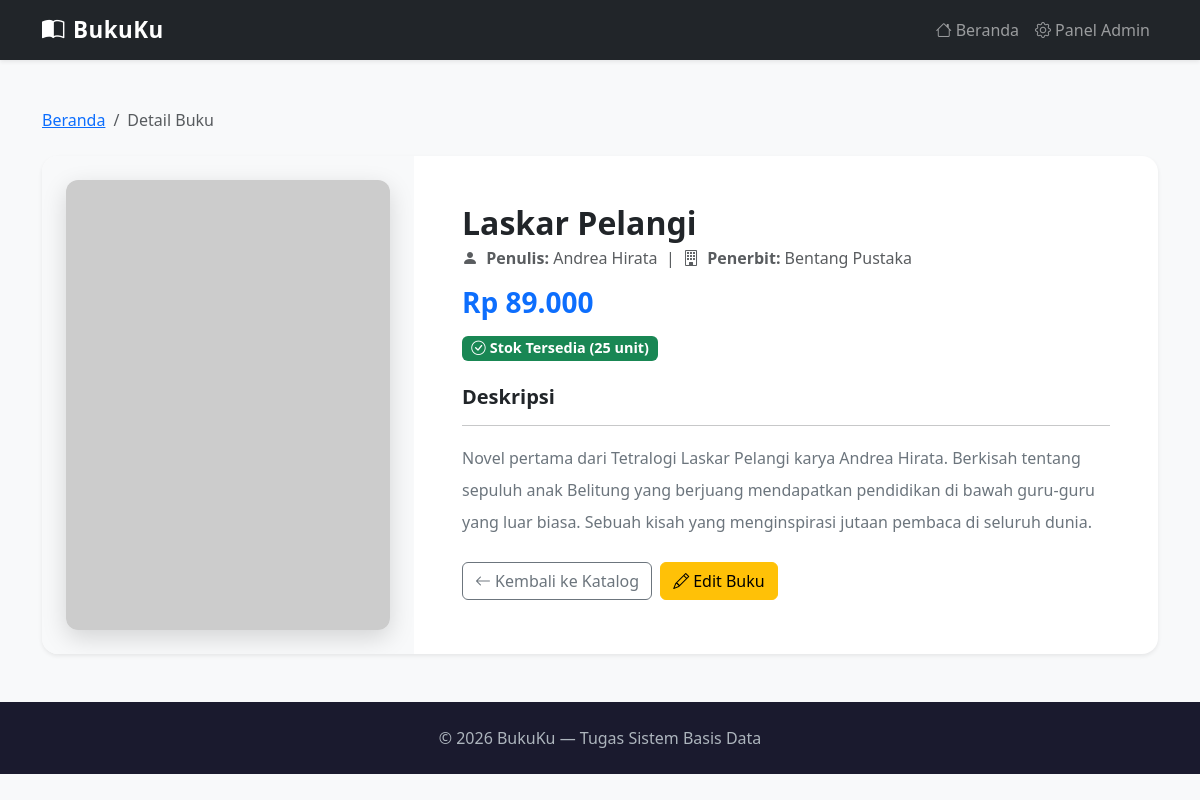
Screenshot of /detail.php?id=1 with the database file from the repository.
### tables this page shows
CREATE TABLE IF NOT EXISTS buku (
    id       INT(11)        NOT NULL AUTO_INCREMENT,
    judul    VARCHAR(150)   NOT NULL,
    penulis  VARCHAR(100)   NOT NULL,
    penerbit VARCHAR(100)   NOT NULL,
    harga    DECIMAL(12,0)  NOT NULL DEFAULT 0,
    stok     INT(11)        NOT NULL DEFAULT 0,
    deskripsi TEXT,
    cover    VARCHAR(255)   DEFAULT NULL,
    PRIMARY KEY (id)
);

### detail.php (the view, shortened to what this page needs)
<?php
require_once 'config/koneksi.php';
$id = isset($_GET['id']) ? (int) $_GET['id'] : 0;
$stmt = $koneksi->prepare("SELECT * FROM buku WHERE id = ? LIMIT 1");
$stmt->bind_param("i", $id);
$stmt->execute();
$result = $stmt->get_result();
$buku = $result->fetch_assoc();
?>
<!DOCTYPE html>
<html lang="id">
<head>
    <link href="https://cdn.jsdelivr.net/npm/bootstrap@5.3.3/dist/css/bootstrap.min.css" rel="stylesheet">
    <link href="https://cdn.jsdelivr.net/npm/bootstrap-icons@1.11.3/font/bootstrap-icons.min.css" rel="stylesheet">
    <link href="assets/css/style.css" rel="stylesheet">
</head>
<body>
    <nav class="navbar navbar-expand-lg navbar-dark bg-dark sticky-top shadow-sm">
        <div class="container">
            <a class="navbar-brand" href="index.php">
                <i class="bi bi-book-half me-2"></i>BukuKu
            </a>
            <div class="collapse navbar-collapse">
                <ul class="navbar-nav ms-auto">
                    <li class="nav-item">
                        <a class="nav-link" href="index.php"><i class="bi bi-house me-1"></i>Beranda</a>
                    </li>
                    <li class="nav-item">
                        <a class="nav-link" href="admin/index.php"><i class="bi bi-gear me-1"></i>Panel Admin</a>
                    </li>
                </ul>
            </div>
        </div>
    </nav>
    <main class="container my-5">
        <nav aria-label="breadcrumb" class="mb-4">
            <ol class="breadcrumb">
                <li class="breadcrumb-item"><a href="index.php">Beranda</a></li>
                <li class="breadcrumb-item active" aria-current="page">Detail Buku</li>
            </ol>
        </nav>
        <div class="card border-0 shadow-sm rounded-4 overflow-hidden">
            <div class="row g-0">
                <div class="col-md-4 bg-light d-flex align-items-center justify-content-center p-4">
                    <img
                        src="<?= $buku['cover'] ? htmlspecialchars($buku['cover']) : 'https://via.placeholder.com/300x420?text=No+Cover' ?>"
                        class="detail-cover img-fluid"
                        alt="Cover <?= htmlspecialchars($buku['judul']) ?>"
                        onerror="this.src='https://via.placeholder.com/300x420?text=No+Cover'"
                    >
                </div>
                <div class="col-md-8">
                    <div class="card-body p-4 p-md-5">
                        <h2 class="card-title fw-bold mb-1"><?= htmlspecialchars($buku['judul']) ?></h2>
                        <p class="text-muted mb-3">
                            <i class="bi bi-person-fill me-1"></i>
                            <strong>Penulis:</strong> <?= htmlspecialchars($buku['penulis']) ?>
                            &nbsp;|&nbsp;
                            <i class="bi bi-building me-1"></i>
                            <strong>Penerbit:</strong> <?= htmlspecialchars($buku['penerbit']) ?>
                        </p>
                        <h3 class="text-primary fw-bold mb-3">
                            Rp <?= number_format($buku['harga'], 0, ',', '.') ?>
                        </h3>
                        <div class="mb-4">
                            <?php if ($buku['stok'] > 10): ?>
                                <span class="badge bg-success badge-stok">
                                    <i class="bi bi-check-circle me-1"></i>Stok Tersedia (<?= $buku['stok'] ?> unit)
                                </span>
                            <?php elseif ($buku['stok'] > 0): ?>
                                <span class="badge bg-warning text-dark badge-stok">
                                    <i class="bi bi-exclamation-triangle me-1"></i>Stok Terbatas (<?= $buku['stok'] ?> unit)
                                </span>
                            <?php else: ?>
                                <span class="badge bg-danger badge-stok">
                                    <i class="bi bi-x-circle me-1"></i>Stok Habis
                                </span>
                            <?php endif; ?>
                        </div>
                        <h5 class="fw-bold">Deskripsi</h5>
                        <hr>
                        <p class="card-text text-secondary lh-lg">
                            <?= nl2br(htmlspecialchars($buku['deskripsi'] ?? 'Tidak ada deskripsi tersedia.')) ?>
                        </p>
                        <div class="d-flex gap-2 mt-4 flex-wrap">
                            <a href="index.php" class="btn btn-outline-secondary">
                                <i class="bi bi-arrow-left me-1"></i>Kembali ke Katalog
                            </a>
                            <a href="admin/edit.php?id=<?= $buku['id'] ?>" class="btn btn-warning">
                                <i class="bi bi-pencil me-1"></i>Edit Buku
                            </a>
                        </div>
                    </div>
                </div>
            </div>
        </div>
    </main>
    <footer class="text-center mt-auto">
        <div class="container">
            <p class="mb-0">&copy; <?= date('Y') ?> BukuKu &mdash; Tugas Sistem Basis Data</p>
        </div>
    </footer>
</body>
</html>

### assets/css/style.css (style rules this page uses)
body { background-color: #f8f9fa; font-family: 'Segoe UI', Tahoma, Geneva, Verdana, sans-serif; }
.navbar-brand { font-weight: 700; font-size: 1.4rem; letter-spacing: 0.5px; }
.detail-cover { width: 100%; max-height: 450px; object-fit: cover; border-radius: 12px; box-shadow: 0 8px 24px rgba(0,0,0,0.15); }
.badge-stok { font-size: 0.9rem; }
footer { background-color: #1a1a2e; color: #adb5bd; padding: 24px 0; }

### rows the page displays
buku: judul "Laskar Pelangi", penulis "Andrea Hirata", penerbit "Bentang Pustaka", harga "89.000", stok "25", deskripsi "Novel pertama dari Tetralogi Laskar Pelangi karya Andrea Hirata. Berkisah tentang sepuluh anak Belitung yang berjuang mendapatkan pendidikan di bawah guru-guru yang luar biasa. Sebuah kisah yang menginspirasi jutaan pembaca di seluruh dunia."
